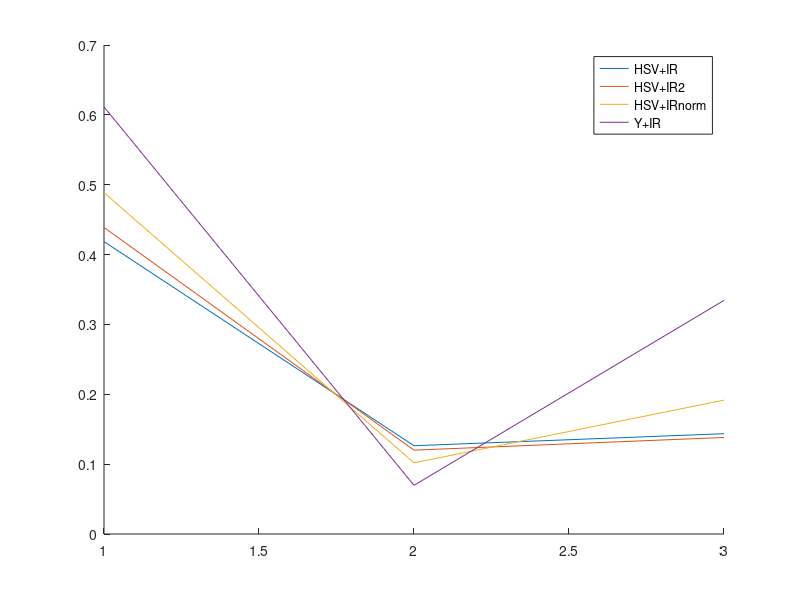

MATLAB code to generate this figure:
clear all, close all, clc

average_HSV_IR = load('HSV+IR_results.mat', 'average_result');
average_HSV_IR = average_HSV_IR.average_result;
average_HSV_IR_2 = load('HSV+IR_2_results.mat', 'average_result');
average_HSV_IR_2 = average_HSV_IR_2.average_result;
average_HSV_IR_normalized = load('HSV+IR_normalized_results.mat', 'average_result');
average_HSV_IR_normalized = average_HSV_IR_normalized.average_result;
average_Y_IR = load('Y+IR_results.mat', 'average_result');
average_Y_IR = average_Y_IR.average_result;

figure, 
hold on
plot(average_HSV_IR(4:6))
plot(average_HSV_IR_2(4:6))
plot(average_HSV_IR_normalized(4:6))
plot(average_Y_IR(4:6))
legend('HSV+IR', 'HSV+IR2', 'HSV+IRnorm', 'Y+IR')